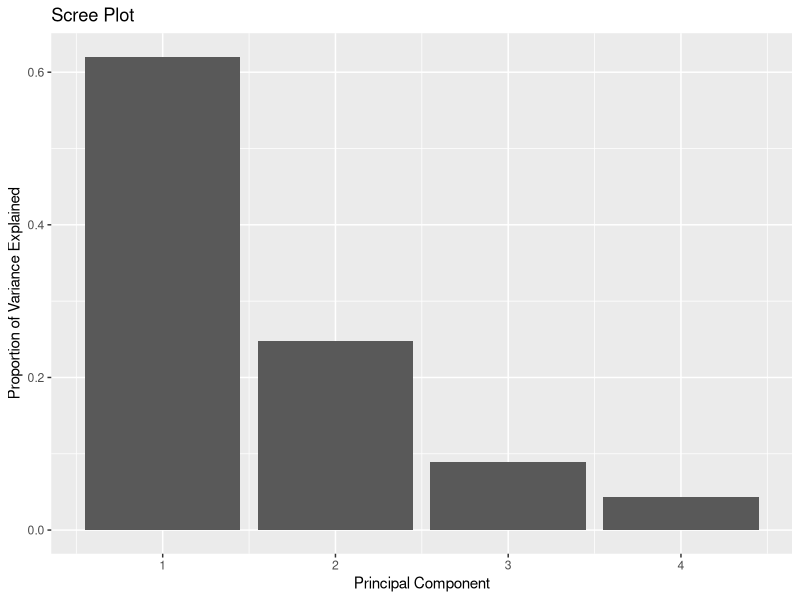

Here is the R script that generated this plot:
#Removing all the elements in the workspace
rm(list = ls())

#Step 1: Load the Required Packages

# For prcomp() function
library(stats)

# For visualization
library(ggplot2)    

#Step 2: Load and Explore the Dataset
#The "USArrests" dataset is built into R. Load it and explore the first few rows:
  
data("USArrests")

head(USArrests)

#Step 3: Standardize the Data
#PCA requires data standardization. Standardize the variables in the dataset:
  
standardized_data <- scale(USArrests)

#Step 4: Perform PCA
#Apply PCA to the standardized data using the prcomp() function:
  
pca_result <- prcomp(standardized_data)

#Step 5: Exploring PCA Results
#Let's explore the results of PCA:

#To see the proportion of variance explained by each principal component:

summary(pca_result)

#This output provides the standard deviations of each principal component and the proportion of total variance explained.

#To access the principal components themselves:

pca_components <- pca_result$rotation

#Step 6: Visualize PCA Results

#Visualize the results of PCA using a scree plot to understand the amount of variance explained by each principal component:
  
  scree_data <- data.frame(
    PC = 1:length(pca_result$sdev),
    VarianceExplained = pca_result$sdev^2 / sum(pca_result$sdev^2)
  )

ggplot(scree_data, aes(x = PC, y = VarianceExplained)) +
  geom_bar(stat = "identity") +
  labs(title = "Scree Plot", x = "Principal Component", y = "Proportion of Variance Explained")

#Step 7: Interpretation of Results

#The summary(pca_result) output helps you understand the proportion of variance explained by each principal component. 
#This informs you about which components capture the most variability in your data.

#The pca_components matrix contains the loading scores for each variable on each principal component. 
#Larger absolute values indicate stronger contributions to that component.

#The scree plot provides an overview of how much variance is captured by each principal component. 
#The "elbow point" suggests how many components to retain to explain a significant portion of the data's variability.



